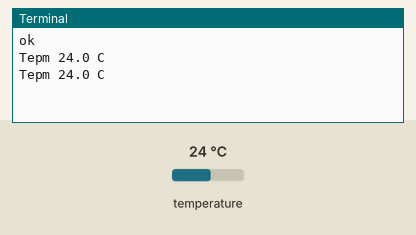
The program below on a simulated Raspberry Pi (BCM pin numbers). On the bench: the last lines printed to the terminal. Inputs (shaded band) come from the test bench; at power-on: temperature 24 °C.

Above: at 1.2 s.
1.3 s: temperature set to 12 °C
At 1.9 s:
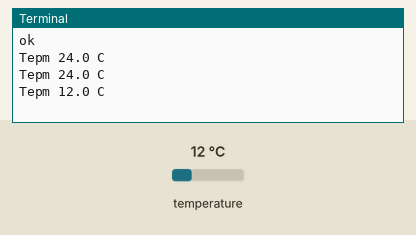
2.8 s: temperature set to 19 °C
At 3.4 s:
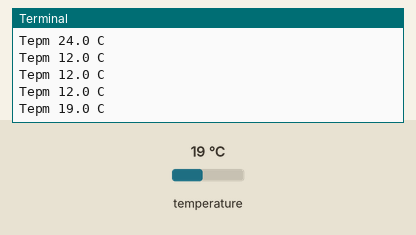
Timing chart, 0 to 5.8 s (numbered marks = the images above; inputs shaded):
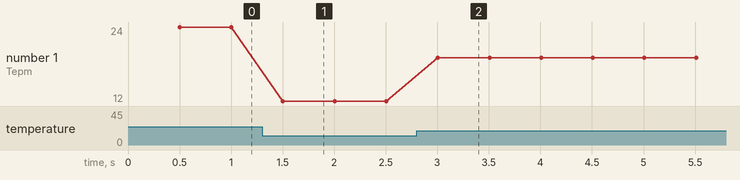

Measured:
- after the input at 1.3 s, the terminal: prints a new line after 0.20 s (image 1)
- after the input at 2.8 s, the terminal: prints a new line after 0.21 s (image 2)
- plotted number 1: 24 → 12 after the input at 1.3 s, 12 → 19 after the input at 2.8 s

The program:

5.I2C_Raspberry.py
```python
import RPi.GPIO as GPIO
from time import sleep
import time


import smbus
adr= 0x49
start=0x00
reg=0x00
print ("ok")
bus = smbus.SMBus(1)
while 1:
 bus.write_byte(adr,start)
 time.sleep(0.5)
 data=bus.read_word_data(adr,reg)
 data = ((data << 8) & 0xFF00) + (data >> 8)
 temp = (data / 32.0) / 8.0
 #print ('Temperature: {0:0.2f} *C'.format(temp))
 print("Tepm", temp, "C")
```
